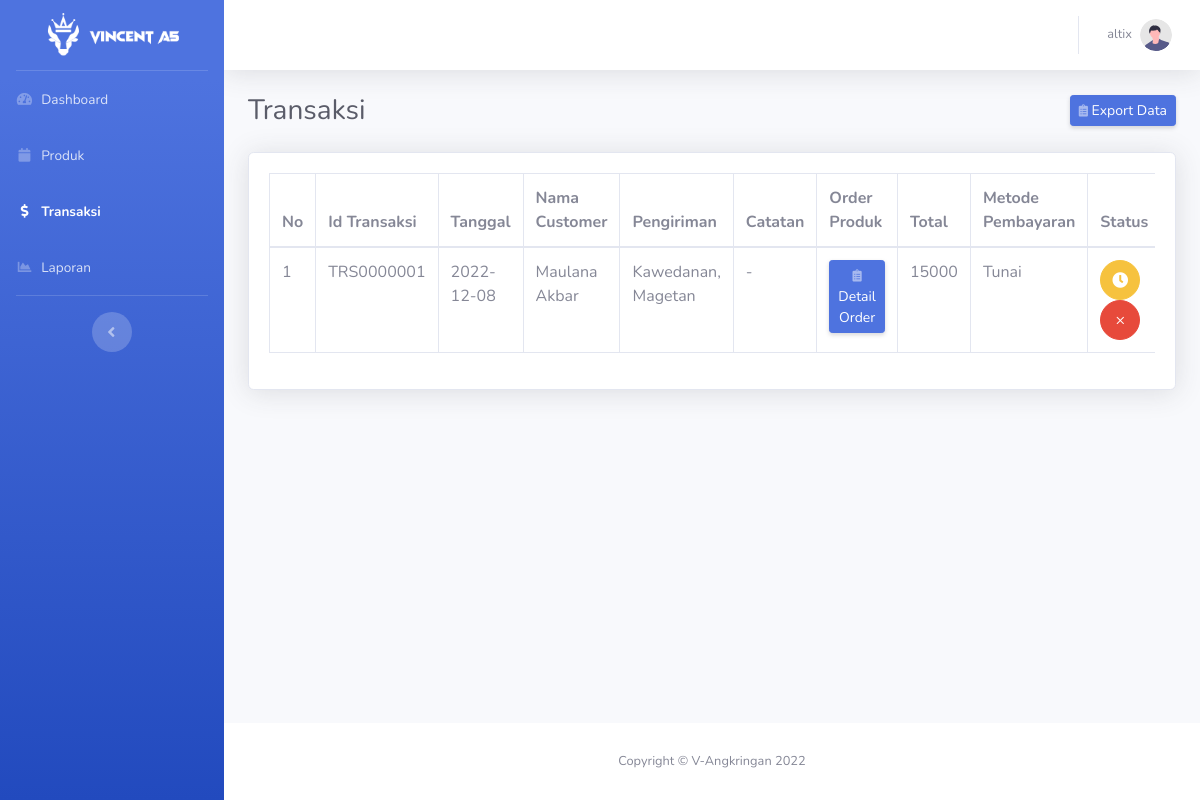
/admin/transaksi.php (signed in), run on an earlier commit of the app's database.
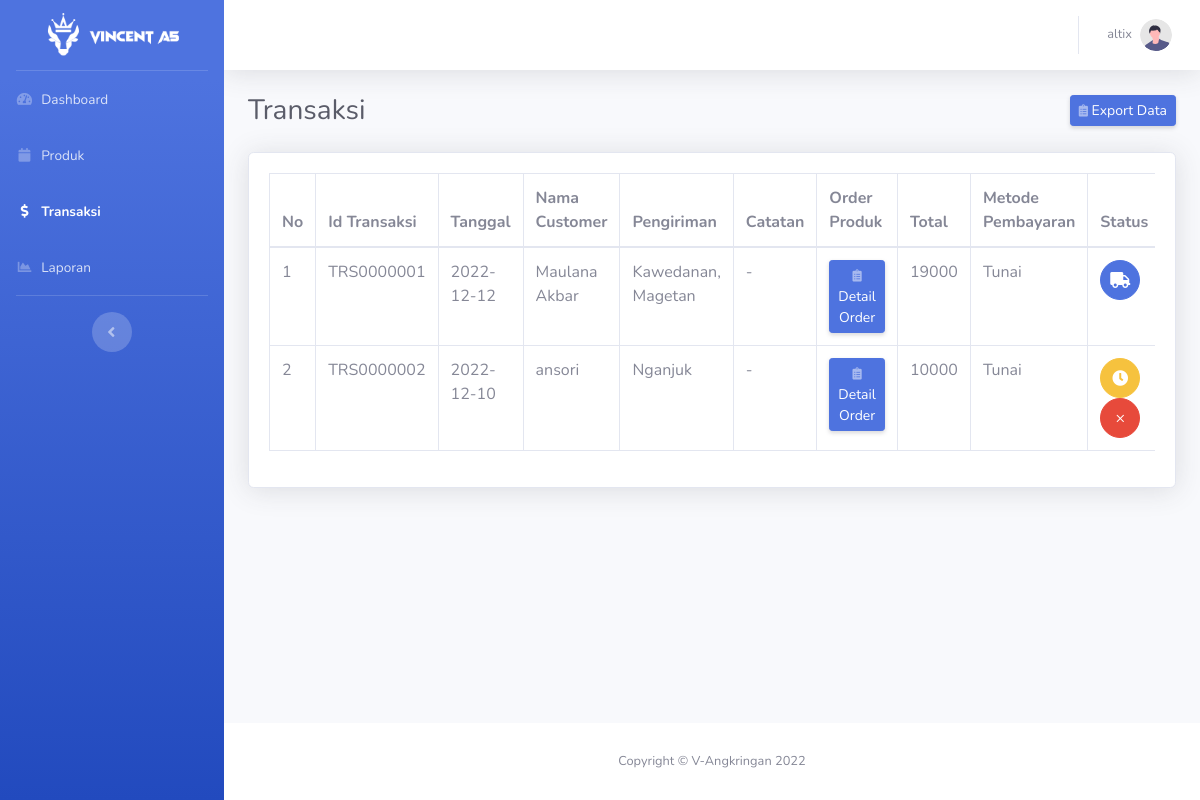
And on a later commit of the database.
### tables this page shows
CREATE TABLE `transaksi` (
  `id_transaksi` char(10) NOT NULL,
  `username` varchar(30) NOT NULL,
  `subtotal` bigint(15) DEFAULT NULL,
  `pengiriman` varchar(150) DEFAULT NULL,
  `metode` enum('Tunai','COD','Transfer') DEFAULT NULL,
  `status` enum('0','1','2') DEFAULT NULL,
  `catatan` text DEFAULT NULL,
  `tanggal_transaksi` date NOT NULL DEFAULT current_timestamp()
);

CREATE TABLE `user` (
  `username` varchar(30) NOT NULL,
  `email` varchar(30) DEFAULT NULL,
  `password` varchar(20) NOT NULL,
  `nama_lengkap` varchar(30) NOT NULL,
  `no_hp` bigint(13) NOT NULL,
  `alamat` varchar(100) NOT NULL,
  `level` enum('admin','pelanggan','''') DEFAULT NULL
);

### admin/transaksi.php (the view, shortened to what this page needs)
<?php
require ('..\koneksi.php');
?>
<!DOCTYPE html>
<html lang="en">
<head>
    <link href="vendor/fontawesome-free/css/all.min.css" rel="stylesheet" type="text/css">
    <link href="css/sb-admin-2.min.css" rel="stylesheet">
</head>
<body id="page-top">
    <div id="wrapper">
        <ul class="navbar-nav bg-gradient-primary sidebar sidebar-dark accordion" id="accordionSidebar">
            <a class="sidebar-brand d-flex align-items-center justify-content-center" href="index.php">
                <div class="sidebar-brand-icon">
                    <img src="..\assets\gambar\a5-img.png" style="width:70%">
                </div>
            </a>
            <hr class="sidebar-divider my-0">
            <li class="nav-item">
                <a class="nav-link" href="index.php">
                    <i class="fas fa-fw fa-tachometer-alt"></i>
                    <span>Dashboard</span></a>
            </li>
            <li class="nav-item">
                <a class="nav-link" href="produk.php">
                    <i class="fas fa-fw fa-calendar"></i>
                    <span>Produk</span></a>
            </li>
            <li class="nav-item active">
                <a class="nav-link" href="transaksi.php">
                    <i class="fas fa-fw fa-dollar-sign"></i>
                    <span>Transaksi</span></a>
            </li>
                        <li class="nav-item">
                <a class="nav-link" href="laporan.php">
                    <i class="fas fa-fw fa-chart-area"></i>
                    <span>Laporan</span></a>
            </li>
            <hr class="sidebar-divider d-none d-md-block">
            <div class="text-center d-none d-md-inline">
                <button class="rounded-circle border-0" id="sidebarToggle"></button>
            </div>
        </ul>
        <div id="content-wrapper" class="d-flex flex-column">
            <div id="content">
                <nav class="navbar navbar-expand navbar-light bg-white topbar mb-4 static-top shadow">
                    <ul class="navbar-nav ml-auto">
                        <li class="nav-item dropdown no-arrow">
                            <a class="nav-link dropdown-toggle" href="#" id="userDropdown" role="button"
                                data-toggle="dropdown" aria-haspopup="true" aria-expanded="false">
                                <span class="mr-2 d-none d-lg-inline text-gray-600 small"><?php echo $_SESSION['ses'] ?></span>
                                <img class="img-profile rounded-circle"
                                    src="img/undraw_profile.svg">
                            </a>
                        </li>
                    </ul>
                </nav>
                <div class="container-fluid">
                    <div class="d-sm-flex align-items-center justify-content-between mb-4">
                        <h1 class="h3 mb-0 text-gray-800">Transaksi</h1> <a href="export-data-transaksi.php" class="btn btn-sm btn-primary shadow-sm"><i class="fas fa-clipboard-list fa-sm text-white-50"></i> Export Data</a>
                    </div>
                    <div class="card shadow mb-4">
                        <div class="card-body">
                            <div class="table-responsive">
                                <table class="table table-bordered" id="dataTable" width="100%" cellspacing="0">
                                    <thead>
                                        <tr>
                                            <th>No</th>
                                            <th>Id Transaksi</th>
                                            <th>Tanggal</th>
                                            <th>Nama Customer</th>
                                            <th>Pengiriman</th>
                                            <th>Catatan</th>
                                            <th>Order Produk</th>
                                            <th>Total</th>
                                            <th>Metode Pembayaran</th>
                                            <th>Status</th>
                                        </tr>
                                    </thead>
                                    <tbody>
                            <?php
                            $query = "SELECT id_transaksi as id, tanggal_transaksi as tanggal,nama_lengkap as nama, subtotal as total, user.alamat as alamat, transaksi.metode as metode, transaksi.status as status, catatanpbl as catatan FROM transaksi JOIN user ON transaksi.username = user.username";
                            $result = mysqli_query($koneksi, $query);
                            $no1 = 1;
                            while ($row = mysqli_fetch_array($result)) {
                                $idtransaksi = $row['id'];
                                $tgltransaksi = $row['tanggal'];
                                $namalengkap = $row['nama'];
                                $alamat = $row['alamat'];
                                $totalbayar = $row['total'];
                                $status = $row['status'];
                                $metode = $row['metode'];
                                $catatan = $row['catatan'];
                                ?>
                            <tr>
                                <td><?php echo $no1; ?></td>
                                <td><?php echo $idtransaksi; ?></td>
                                <td><?php echo $tgltransaksi; ?></td>
                                <td><?php echo $namalengkap; ?></td>
                                <td><?php echo $alamat; ?></td>
                                <td><?php
                                if($catatan==null) {
                                 echo "-";
                                } else {
                                    echo $catatan;
                                }
                                ?></td>
                                <td><a class="btn btn-sm btn-primary shadow-sm" title="Detail Order" href="" data-toggle="modal" data-target="#myorder<?php echo $row['id']; ?>"><i class="fas fa-clipboard-list fa-sm text-white-50"></i> Detail Order</a></a>
                            </td>
                                <td><?php echo $totalbayar; ?></td>
                                <td><?php echo $metode; ?></td>
                                <td>
                                <?php
                                    if($status=="0") {
                                        echo "<a class='btn btn-warning btn-circle' title='Transaksi sedang Diproses' href='proses-trans.php?id=$idtransaksi'><i class='fas fa-clock'></i></a>";
                                        echo "<a class='btn btn-danger btn-circle' title='Batalkan Transaksi' href='?id=$idtransaksi' data-toggle='modal' data-target='#cancelorder'>&times;</a>";
                                    }
                                    elseif ($status=="1") {
                                        echo "<a class='btn btn-primary btn-circle' title='Transaksi Dikirim' href='#'><i class='fas fa-truck'></i></a>";
                                    }elseif ($status=="2") {
                                        echo "<a class='btn btn-success btn-circle' title='Transaksi Selesai' href='#'><i class='fas fa-check'></i></a>";
                                    }
                                     else {
                                        echo "<a class='btn btn-danger btn-circle' title='Transaksi Dibatalkan' href='#'>&times;</a>";
                                    }
                                    ?>
                                </td>
                            </tr>
                            <?php
                            $no1++;
                            } ?>
                                    </tbody>
                                </table>
                            </div>
                        </div>
                    </div>
                </div>
            </div>
            <footer class="sticky-footer bg-white">
                <div class="container my-auto">
                    <div class="copyright text-center my-auto">
                        <span>Copyright &copy; V-Angkringan <?php echo date('Y'); ?></span>
                    </div>
                </div>
            </footer>
        </div>
    </div>
</body>
</html>

What changed in the data, as far as the page shows it:
changed transaksi "TRS0000001": tanggal_transaksi "2022-12-08" → "2022-12-12"; subtotal "15000" → "19000"; no longer shows "×"
added transaksi: id_transaksi "TRS0000002", tanggal_transaksi "2022-12-10", username.nama_lengkap "ansori", username.alamat "Nganjuk", subtotal "10000", metode "Tunai"
